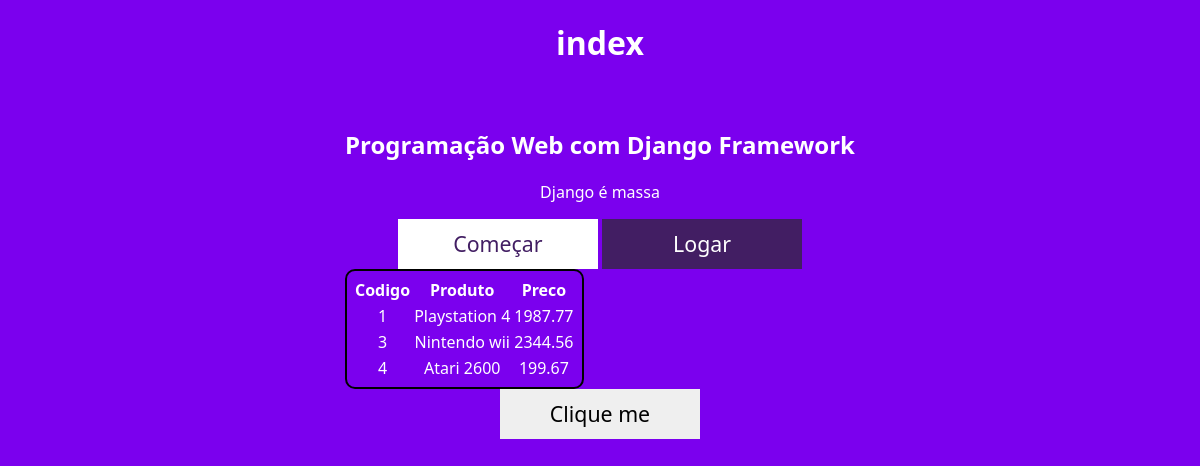
The page / on the database its author committed.
### core/models.py (models this page shows, shortened)
class Produto(models.Model):
    nome = models.CharField('Nome', max_length=100)
    preco = models.DecimalField('Preço', decimal_places=2, max_digits=8)
    estoque = models.IntegerField('Quantidade em Estoque')

### core/views.py (the view)
# urls.py: path('',index, name='index'),
def index(request):
    produtos = Produto.objects.all()
    batata = 'batata'
    context={
        'curso' :  'Programação Web com Django Framework',
        'outro' :  'Django é massa',
        'produtos' : produtos,
        'batata' : batata,
             }
    return render(request, 'index.htm',context)

### core/templates/index.htm (shortened to what this page needs)
{% load static %}
<!DOCTYPE html>
<html lang="pt-br">
<head>
    <link rel="stylesheet" href="{% static 'css/estilo.css' %}">
</head>
<body>
   <main>
        <h1>index</h1>
        <h2>{{ curso }}</h2>
        <p>{{ outro }}</p>
       <button id="comecar">Começar</button>
       <button id="logar">Logar</button>
       <br>
        <table>
            <thead>
                <tr>
                    <th>Codigo</th>
                    <th>Produto</th>
                    <th>Preco</th>
                </tr>
            </thead>
                <tbody>
                    {% for produto in produtos %}
                        <tr>
                            <td>{{produto.id}}</td>
                            <td><a href="{%url 'produto' produto.id%}">{{produto.nome}}</a></td>
                            <td>{{produto.preco}}</td>
                        </tr>
                    {% endfor %}
                </tbody>
        </table>
        <button onclick="teste()">Clique me</button>
   </main>
</body>
</html>

### core/static/css/estilo.css (style rules this page uses)
* { font-family: 'Segoe UI', Tahoma, Geneva, Verdana, sans-serif; }
body { color: #ffffff; background-color: rgb(123, 0, 238); margin: auto; text-align: center; display: flex; }
main { margin: auto; text-align: center; display: block; }
a { text-decoration: none; color: #ffffff; }
table { border-radius: 10px; border: 2px solid black; padding: 5px; }
button { height: 50px; width: 200px; border: none; font-size: 16pt; }
#logar { color: white; background-color: rgb(66, 30, 99); }
#comecar { color: rgb(66, 30, 99); background-color: white; }

### rows shown on the page
Produto: id "1", nome "Playstation 4", preco "1987.77"
Produto: id "3", nome "Nintendo wii", preco "2344.56"
Produto: id "4", nome "Atari 2600", preco "199.67"

### other values the page prints
{{ curso }} "Programação Web com Django Framework"
{{ outro }} "Django é massa"
